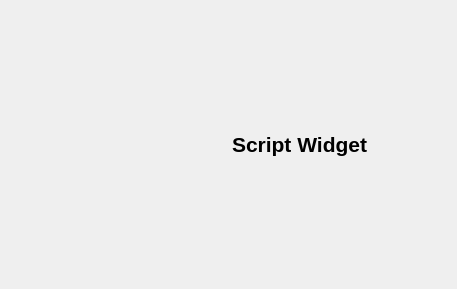
<?xml version="1.0" encoding="UTF-8"?>
<ui version="4.0">
 <class>Form</class>
 <widget class="QWidget" name="Form">
  <property name="geometry">
   <rect>
    <x>0</x>
    <y>0</y>
    <width>457</width>
    <height>289</height>
   </rect>
  </property>
  <property name="windowTitle">
   <string>Form</string>
  </property>
  <layout class="QHBoxLayout" name="horizontalLayout">
   <property name="margin">
    <number>2</number>
   </property>
   <item>
    <widget class="QLabel" name="label">
     <property name="text">
      <string/>
     </property>
     <property name="pixmap">
      <pixmap resource="dbcommons.qrc">:/images/printingerp.png</pixmap>
     </property>
     <property name="scaledContents">
      <bool>false</bool>
     </property>
    </widget>
   </item>
   <item>
    <widget class="QLabel" name="label_2">
     <property name="font">
      <font>
       <pointsize>16</pointsize>
       <weight>75</weight>
       <bold>true</bold>
      </font>
     </property>
     <property name="text">
      <string>Script Widget</string>
     </property>
    </widget>
   </item>
  </layout>
 </widget>
 <resources>
  <include location="dbcommons.qrc"/>
 </resources>
 <connections/>
</ui>
